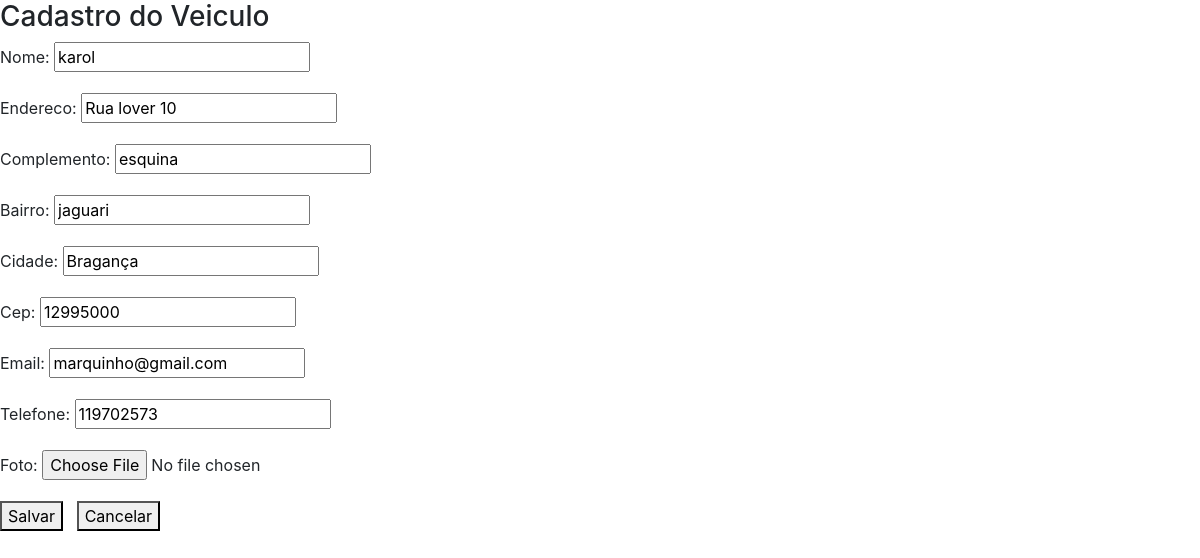
The app's page /atualiza_cliente/5/ (signed in) with its own data.
### core/models.py (models this page shows, shortened)
class Cliente(models.Model):
    nome = models.CharField(max_length=100)
    endereco = models.CharField(max_length=100, blank=True, null=True)
    complemento = models.CharField(max_length=100, blank=True, null=True)
    bairro = models.CharField(max_length=50, blank=True, null=True)
    cidade = models.CharField(max_length=100, blank=True, null=True)
    cep = models.CharField(max_length=10, blank=True, null=True)
    email = models.CharField(max_length=100)
    telefone = models.CharField(max_length=30, blank=True, null=True)
    foto = models.ImageField(upload_to='fotos_cliente', blank=True, null=True)
    class Meta:
        verbose_name_plural = 'Clientes'

### core/views.py (the view)
# urls.py: path('atualiza_cliente/<int:id>/', atualiza_cliente, name='url_atualiza_cliente'),
@login_required
def atualiza_cliente(request, id):
    obj = Cliente.objects.get(id=id)
    form = FormCliente(request.POST or None, request.FILES or None, instance=obj)
    contexto = {'form': form, 'acao':'Atualiza', 'titulo':'Atualiza'}
    if form.is_valid():
        form.save()
        return redirect('url_listagem_clientes')
    else:
        return render(request, "core/cadastro_cliente.html", contexto)

### core/forms.py
class FormCliente(ModelForm):
    class Meta:
        model = Cliente
        fields = '__all__'

### core/Templates/core/cadastro_cliente.html (shortened to what this page needs)
{% extends 'base.html' %}
{% block main %}
    <h3>Cadastro do Veiculo</h3>
    <form method="post" enctype="multipart/form-data">
        {{ form.as_p}}
        <button type="submit">Salvar</button> &nbsp;
        <button type="button" onclick="location.href='/'">Cancelar</button>
    </form>
{% endblock %}

### records on screen
Cliente: nome "karol", endereco "Rua lover 10", complemento "esquina", bairro "jaguari", cidade "Bragança", cep "12995000", email "marquinho@gmail.com", telefone "119702573"
